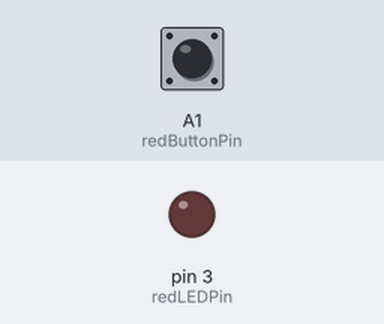
This sketch was run on a simulated Arduino Uno, built with avr-gcc and run on an emulated ATmega328P. Shown: output pins drawn as LEDs (lit = HIGH). Inputs (shaded band) come from the test bench; at power-on: A1 (redButtonPin) LOW.

Above: at 1.2 s.
1.3 s: A1 (redButtonPin) pulled HIGH for 0.15 s
At 2.2 s:
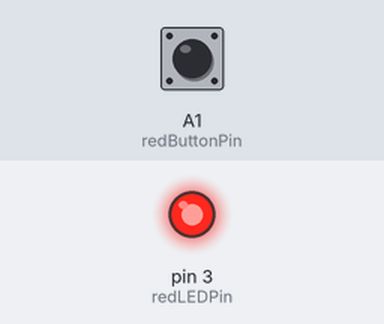
2.9 s: A1 (redButtonPin) pulled HIGH for 1 s
At 3.4 s:
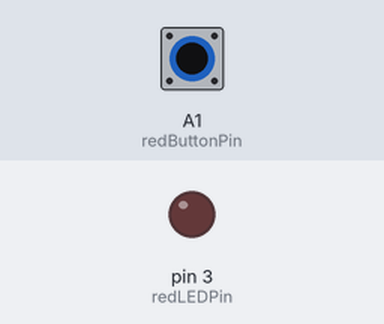
5.4 s: A1 (redButtonPin) pulled HIGH for 3.2 s
At 6.5 s:
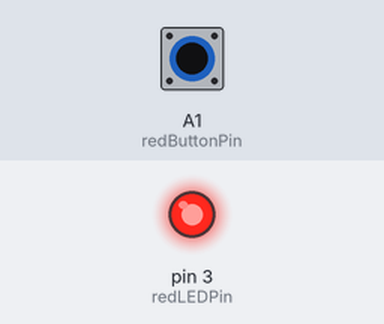
Timing chart, 0 to 8.4 s (numbered marks = the images above; inputs shaded):
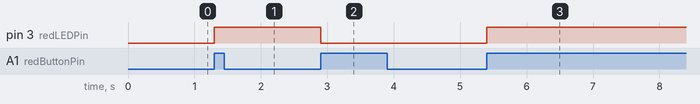

Measured:
- after the input at 1.3 s, pin 3 (redLEDPin): LOW → HIGH at once
- after the input at 2.9 s, pin 3 (redLEDPin): HIGH → LOW at once
- after the input at 5.4 s, pin 3 (redLEDPin): LOW → HIGH at once

The sketch:

Momentary_as_Toggle_2.ino.ino
```cpp
int redButtonPin = A1;
int redLEDPin = 3;
int redButtonState = LOW;
int x = 0;

void setup(){
  pinMode(redLEDPin, OUTPUT);
  pinMode(redButtonPin, INPUT);
  digitalWrite(redLEDPin, LOW);
}

void loop(){
  // Get new button state
  int newRedButtonState = digitalRead(redButtonPin);

  if (newRedButtonState == HIGH && redButtonState == LOW) {
    if (x == 0) {
      // Toggle on
      digitalWrite(redLEDPin, HIGH);
      x = 1;
    } else {
      // Toggle off
      digitalWrite(redLEDPin, LOW);
      x = 0;
    }
  }

  // Update new button state
  redButtonState = newRedButtonState;
}
```
